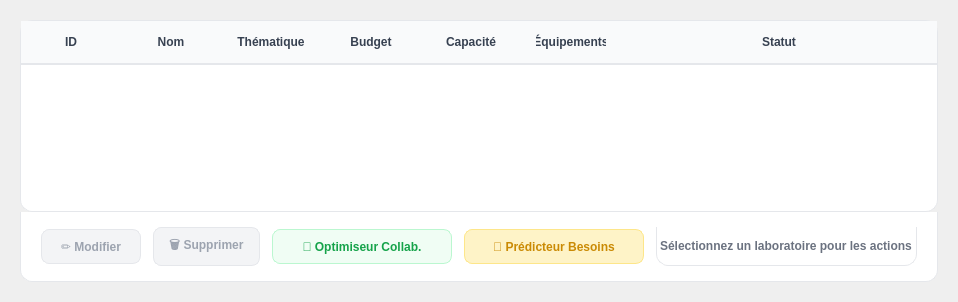
       <widget class="QWidget" name="tabListe">
        <attribute name="title">
         <string>Liste des Laboratoires</string>
        </attribute>
        <layout class="QVBoxLayout" name="verticalLayout_4">
         <property name="spacing">
          <number>0</number>
         </property>
         <property name="leftMargin">
          <number>20</number>
         </property>
         <property name="topMargin">
          <number>20</number>
         </property>
         <property name="rightMargin">
          <number>20</number>
         </property>
         <property name="bottomMargin">
          <number>20</number>
         </property>
         <item>
          <widget class="QTableWidget" name="tableLaboratoires">
           <property name="styleSheet">
            <string notr="true">QTableWidget {
    background-color: white;
    border: 1px solid #e5e7eb;
    border-radius: 12px;
    gridline-color: #f3f4f6;
    selection-background-color: #dbeafe;
    selection-color: #1e40af;
}
QHeaderView::section {
    background-color: #f9fafb;
    color: #374151;
    font-weight: 600;
    font-size: 12px;
    padding: 12px 15px;
    border: none;
    border-bottom: 2px solid #e5e7eb;
}
QTableWidget::item {
    padding: 10px 15px;
    font-size: 12px;
    color: #374151;
    border-bottom: 1px solid #f3f4f6;
}
QTableWidget::item:selected {
    background-color: #dbeafe;
    color: #1e40af;
}</string>
           </property>
           <property name="alternatingRowColors">
            <bool>true</bool>
           </property>
           <property name="selectionMode">
            <enum>QAbstractItemView::SelectionMode::SingleSelection</enum>
           </property>
           <property name="selectionBehavior">
            <enum>QAbstractItemView::SelectionBehavior::SelectRows</enum>
           </property>
           <property name="rowCount">
            <number>0</number>
           </property>
           <property name="columnCount">
            <number>7</number>
           </property>
           <attribute name="horizontalHeaderHighlightSections">
            <bool>false</bool>
           </attribute>
           <attribute name="horizontalHeaderStretchLastSection">
            <bool>true</bool>
           </attribute>
           <column>
            <property name="text">
             <string>ID</string>
            </property>
           </column>
           <column>
            <property name="text">
             <string>Nom</string>
            </property>
           </column>
           <column>
            <property name="text">
             <string>Thématique</string>
            </property>
           </column>
           <column>
            <property name="text">
             <string>Budget</string>
            </property>
           </column>
           <column>
            <property name="text">
             <string>Capacité</string>
            </property>
           </column>
           <column>
            <property name="text">
             <string>Équipements</string>
            </property>
           </column>
           <column>
            <property name="text">
             <string>Statut</string>
            </property>
           </column>
          </widget>
         </item>
         <item>
          <widget class="QFrame" name="frameActions">
           <property name="minimumSize">
            <size>
             <width>0</width>
             <height>70</height>
            </size>
           </property>
           <property name="maximumSize">
            <size>
             <width>16777215</width>
             <height>70</height>
            </size>
           </property>
           <property name="styleSheet">
            <string notr="true">background-color: white;
border: 1px solid #e5e7eb;
border-top: none;
border-bottom-left-radius: 12px;
border-bottom-right-radius: 12px;</string>
           </property>
           <property name="frameShape">
            <enum>QFrame::Shape::NoFrame</enum>
           </property>
           <layout class="QHBoxLayout" name="horizontalLayoutActions">
            <property name="spacing">
             <number>12</number>
            </property>
            <property name="leftMargin">
             <number>20</number>
            </property>
            <property name="topMargin">
             <number>15</number>
            </property>
            <property name="rightMargin">
             <number>20</number>
            </property>
            <property name="bottomMargin">
             <number>15</number>
            </property>
            <item>
             <widget class="QPushButton" name="btnModifierTable">
              <property name="enabled">
               <bool>false</bool>
              </property>
              <property name="minimumSize">
               <size>
                <width>100</width>
                <height>35</height>
               </size>
              </property>
              <property name="cursor">
               <cursorShape>PointingHandCursor</cursorShape>
              </property>
              <property name="styleSheet">
               <string notr="true">QPushButton {
    background-color: #f0f9ff;
    color: #0369a1;
    border: 1px solid #bae6fd;
    border-radius: 8px;
    padding: 8px 15px;
    font-size: 12px;
    font-weight: 600;
}
QPushButton:hover {
    background-color: #e0f2fe;
    color: #075985;
    border-color: #7dd3fc;
}
QPushButton:disabled {
    background-color: #f3f4f6;
    color: #9ca3af;
    border-color: #e5e7eb;
}</string>
              </property>
              <property name="text">
               <string>✏️ Modifier</string>
              </property>
             </widget>
            </item>
            <item>
             <widget class="QPushButton" name="btnSupprimerTable">
              <property name="enabled">
               <bool>false</bool>
              </property>
              <property name="minimumSize">
               <size>
                <width>100</width>
                <height>35</height>
               </size>
              </property>
              <property name="cursor">
               <cursorShape>PointingHandCursor</cursorShape>
              </property>
              <property name="styleSheet">
               <string notr="true">QPushButton {
    background-color: #fef2f2;
    color: #dc2626;
    border: 1px solid #fecaca;
    border-radius: 8px;
    padding: 8px 15px;
    font-size: 12px;
    font-weight: 600;
}
QPushButton:hover {
    background-color: #fee2e2;
    color: #b91c1c;
    border-color: #fca5a5;
}
QPushButton:disabled {
    background-color: #f3f4f6;
    color: #9ca3af;
    border-color: #e5e7eb;
}</string>
              </property>
              <property name="text">
               <string>🗑️ Supprimer</string>
              </property>
             </widget>
            </item>
            <item>
             <widget class="QPushButton" name="btnOptimiseurCollab">
              <property name="minimumSize">
               <size>
                <width>180</width>
                <height>35</height>
               </size>
              </property>
              <property name="cursor">
               <cursorShape>PointingHandCursor</cursorShape>
              </property>
              <property name="styleSheet">
               <string notr="true">QPushButton {
    background-color: #f0fdf4;
    color: #16a34a;
    border: 1px solid #bbf7d0;
    border-radius: 8px;
    padding: 8px 15px;
    font-size: 12px;
    font-weight: 600;
}
QPushButton:hover {
    background-color: #dcfce7;
    color: #15803d;
    border-color: #86efac;
}</string>
              </property>
              <property name="text">
               <string>🤝 Optimiseur Collab.</string>
              </property>
             </widget>
            </item>
            <item>
             <widget class="QPushButton" name="btnPredicteurBesoins">
              <property name="minimumSize">
               <size>
                <width>180</width>
                <height>35</height>
               </size>
              </property>
              <property name="cursor">
               <cursorShape>PointingHandCursor</cursorShape>
              </property>
              <property name="styleSheet">
               <string notr="true">QPushButton {
    background-color: #fef3c7;
    color: #ca8a04;
    border: 1px solid #fde68a;
    border-radius: 8px;
    padding: 8px 15px;
    font-size: 12px;
    font-weight: 600;
}
QPushButton:hover {
    background-color: #fde68a;
    color: #a16207;
    border-color: #fcd34d;
}</string>
              </property>
              <property name="text">
               <string>🔮 Prédicteur Besoins</string>
              </property>
             </widget>
            </item>
            <item>
             <spacer name="horizontalSpacerActions">
              <property name="orientation">
               <enum>Qt::Orientation::Horizontal</enum>
              </property>
              <property name="sizeHint" stdset="0">
               <size>
                <width>0</width>
                <height>0</height>
               </size>
              </property>
             </spacer>
            </item>
            <item>
             <widget class="QLabel" name="labelSelectionInfo">
              <property name="styleSheet">
               <string notr="true">color: #6b7280;
font-size: 12px;
font-weight: 500;
background: transparent;</string>
              </property>
              <property name="text">
               <string>Sélectionnez un laboratoire pour les actions</string>
              </property>
             </widget>
            </item>
           </layout>
          </widget>
         </item>
        </layout>
       </widget>
